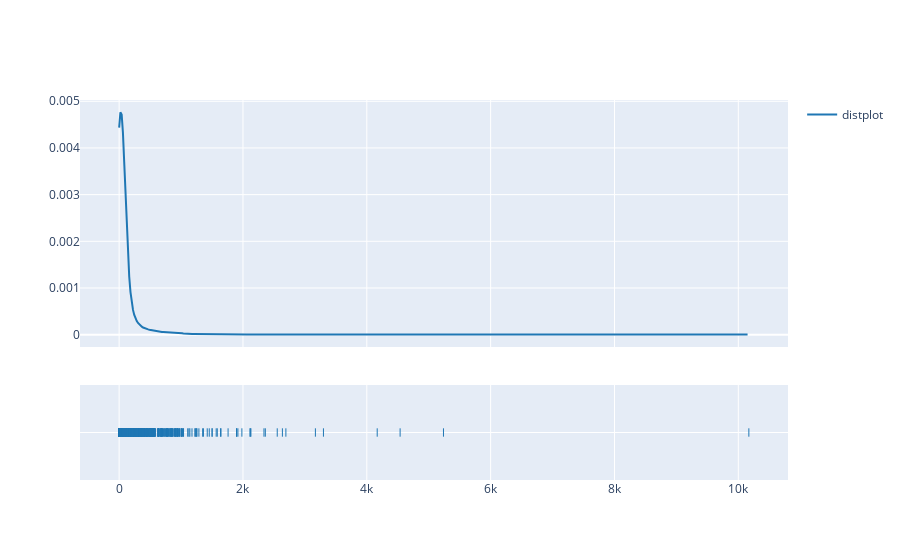

The cell this chart's notebook holds for it:
### Code cell
import plotly.figure_factory as ff

hist_data = [df['population'].to_list()]
group_labels = ['distplot'] # name of the dataset

fig = ff.create_distplot(hist_data, group_labels, show_hist=False)
fig.show()

### Figure 1 — Plotly figure (JSON) as saved in the notebook; plotly's stock layout.template omitted (floating-point values rounded to 4 significant figures; data arrays with more than 128 entries replaced by an {"elided": "..."} marker saying what was removed)
{"data": [{"legendgroup": "distplot", "marker": {"color": "rgb(31, 119, 180)"}, "mode": "lines", "name": "distplot", "showlegend": true, "type": "scatter", "x": {"elided": "500 float values"}, "xaxis": "x", "y": {"elided": "500 float values"}, "yaxis": "y"}, {"legendgroup": "distplot", "marker": {"color": "rgb(31, 119, 180)", "symbol": "line-ns-open"}, "mode": "markers", "name": "distplot", "showlegend": false, "type": "scatter", "x": {"elided": "3142 float values"}, "xaxis": "x", "y": {"elided": "3142 str values"}, "yaxis": "y2"}], "layout": {"barmode": "overlay", "hovermode": "closest", "legend": {"traceorder": "reversed"}, "xaxis": {"anchor": "y2", "domain": [0, 1], "zeroline": false}, "yaxis": {"anchor": "free", "domain": [0.35, 1], "position": 0}, "yaxis2": {"anchor": "x", "domain": [0, 0.25], "dtick": 1, "showticklabels": false}}}
